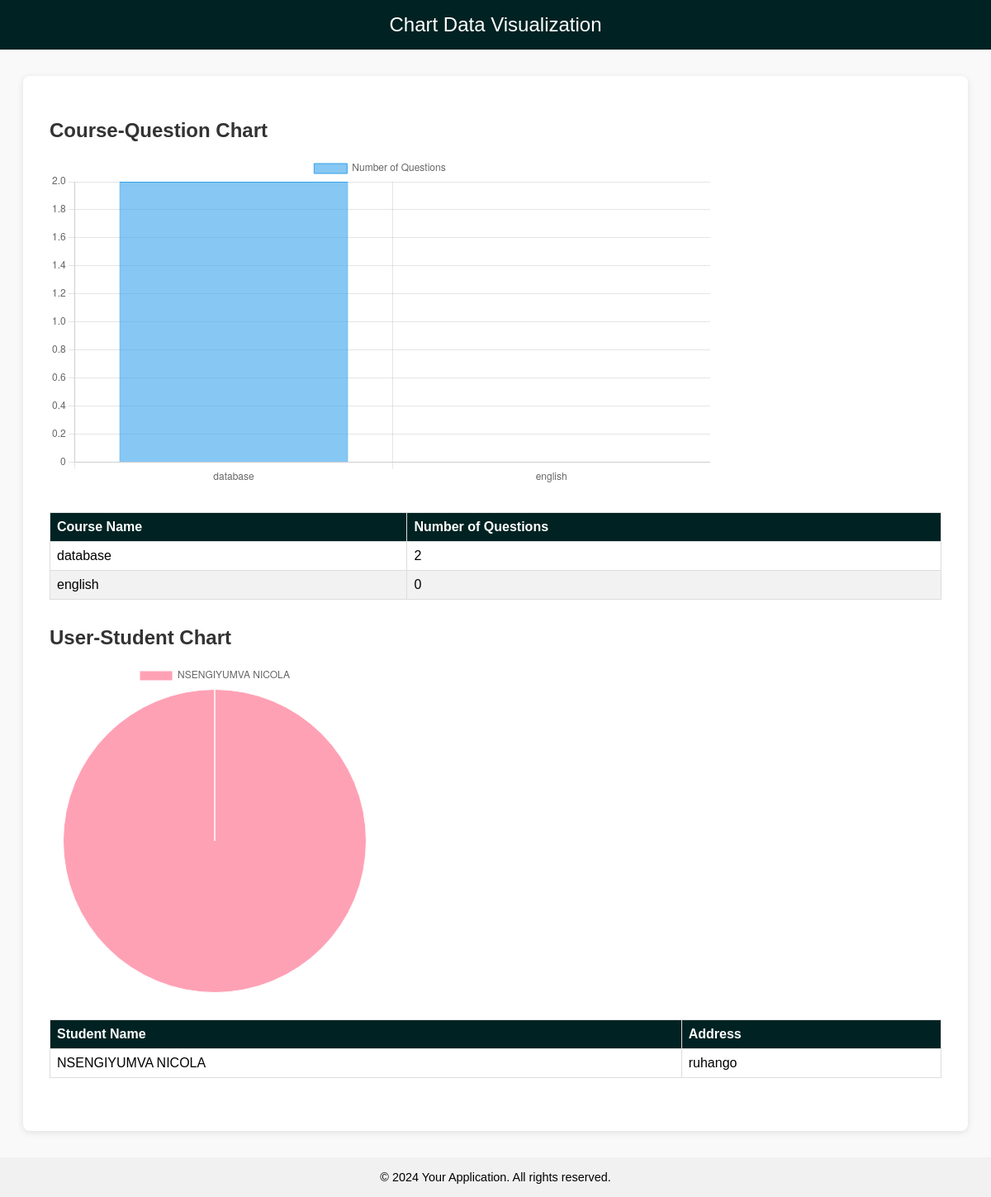
Before: /teacher/charts/ with the older database file.
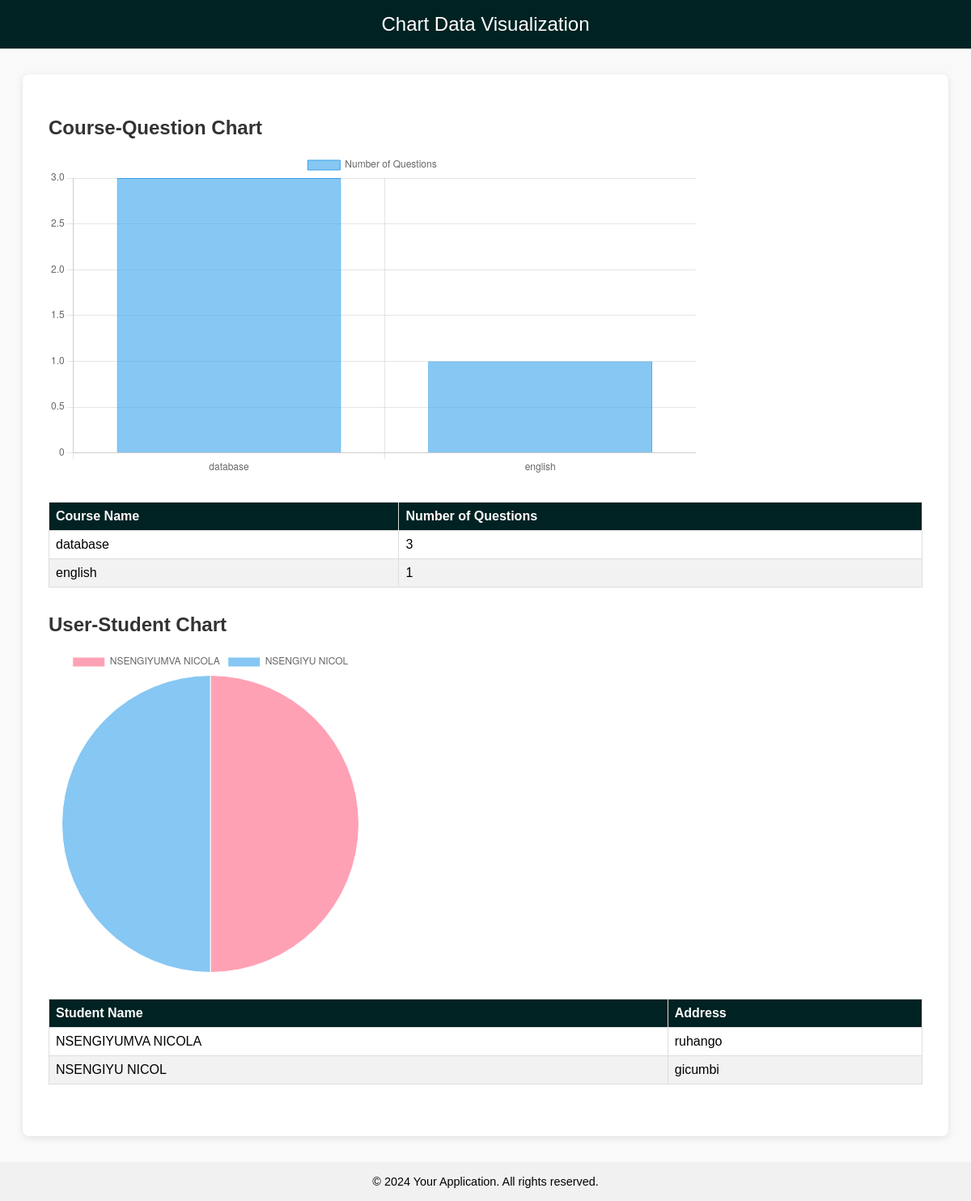
After: the same page with the newer database file.
### exam/models.py (models this page shows, shortened)
class Course(models.Model):
   course_name = models.CharField(max_length=50)
   question_number = models.PositiveIntegerField()
   total_marks = models.PositiveIntegerField()

### student/models.py (models this page shows, shortened)
class Student(models.Model):
    user=models.OneToOneField(User,on_delete=models.CASCADE)
    profile_pic= models.ImageField(upload_to='profile_pic/Student/',null=True,blank=True)
    address = models.CharField(max_length=40)
    mobile = models.CharField(max_length=20,null=False)
    @property
    def get_name(self):
        return self.user.first_name+" "+self.user.last_name

### teacher/views.py (the view)
# urls.py: path('charts/', views.charts_view, name='charts_view'),
def charts_view(request):
    courses = QMODEL.Course.objects.all()
    course_data = {
        course.course_name: course.question_set.count()
        for course in courses
    }
    students = SMODEL.Student.objects.all()
    user_data = {
        student.get_name: student.address
        for student in students
    }
    student_count = students.count()
    return render(request, 'teacher/chart_template.html', {
        'course_data': course_data,
        'user_data': user_data,
        'student_data': student_count
    })

### templates/teacher/chart_template.html (shortened to what this page needs)
<!DOCTYPE html>
<html lang="en">
<head>
</head>
<body>
    <header>Chart Data Visualization</header>
    <div class="container">
        <div class="chart-section">
            <h2>Course-Question Chart</h2>
            <div class="chart-container">
                <canvas id="courseQuestionChart"></canvas>
            </div>
            <table>
                <thead>
                    <tr>
                        <th>Course Name</th>
                        <th>Number of Questions</th>
                    </tr>
                </thead>
                <tbody>
                    {% for course_name, question_count in course_data.items %}
                    <tr>
                        <td>{{ course_name }}</td>
                        <td>{{ question_count }}</td>
                    </tr>
                    {% endfor %}
                </tbody>
            </table>
        </div>
        <div class="chart-section">
            <h2>User-Student Chart</h2>
            <div class="chart-container">
                <canvas id="userStudentChart"></canvas>
            </div>
            <table>
                <thead>
                    <tr>
                        <th>Student Name</th>
                        <th>Address</th>
                    </tr>
                </thead>
                <tbody>
                    {% for student_name, address in user_data.items %}
                    <tr>
                        <td>{{ student_name }}</td>
                        <td>{{ address }}</td>
                    </tr>
                    {% endfor %}
                </tbody>
            </table>
        </div>
    </div>
    <footer>&copy; 2024 Your Application. All rights reserved.</footer>
    <script>
        // Data for Course-Question Chart
        const courseData = {{ course_data|safe }};
        const courseNames = Object.keys(courseData);
        const questionCounts = Object.values(courseData);
        // Create Course-Question Chart
        const ctx1 = document.getElementById('courseQuestionChart').getContext('2d');
        new Chart(ctx1, {
            type: 'bar',
            data: {
                labels: courseNames,
                datasets: [{
                    label: 'Number of Questions',
                    data: questionCounts,
                    backgroundColor: 'rgba(54, 162, 235, 0.6)',
                    borderColor: 'rgba(54, 162, 235, 1)',
                    borderWidth: 1
                }]
            },
            options: {
                responsive: true,
                scales: {
                    y: {
                        beginAtZero: true
                    }
                }
            }
        });
        // Data for User-Student Chart
        const userData = {{ user_data|safe }};
        const studentNames = Object.keys(userData);
        const studentCounts = studentNames.map(() => 1); // Assuming one count per student for visualization
        // Create User-Student Chart
        const ctx2 = document.getElementById('userStudentChart').getContext('2d');
        new Chart(ctx2, {
            type: 'pie',
            data: {
                labels: studentNames,
                datasets: [{
                    label: 'Students',
                    data: studentCounts,
                    backgroundColor: [
                        'rgba(255, 99, 132, 0.6)',
                        'rgba(54, 162, 235, 0.6)',
                        'rgba(255, 206, 86, 0.6)',
                        'rgba(75, 192, 192, 0.6)',
                        'rgba(153, 102, 255, 0.6)',
                        'rgba(255, 159, 64, 0.6)'
                    ],
                    borderColor: 'rgba(255, 255, 255, 1)',
                    borderWidth: 1
                }]
            },
            options: {
                responsive: true
            }
        });
    </script>
</body>
</html>

### templates/teacher/chart_template.html (style rules this page uses)
body { font-family: Arial, sans-serif; background-color: #f9f9f9; margin: 0; padding: 0; }
header { background-color: #002222; color: white; padding: 1rem 2rem; text-align: center; font-size: 1.5rem; }
.container { width: 90%; max-width: 1200px; margin: 2rem auto; background: white; padding: 2rem; border-radius: 8px; box-shadow: 0 2px 8px rgba(0, 0, 0, 0.1); }
.chart-section { margin-bottom: 2rem; }
.chart-section h2 { margin-bottom: 1rem; font-size: 1.5rem; color: #333; }
.chart-container { width: 100%; height: 400px; margin-bottom: 2rem; }
.chart-section table { width: 100%; border-collapse: collapse; margin-bottom: 1rem; }
.chart-section table th, .chart-section table td { border: 1px solid #ddd; padding: 8px; text-align: left; }
.chart-section table th { background-color: #002222; color: white; }
.chart-section table tr:nth-child(even) { background-color: #f2f2f2; }
footer { text-align: center; padding: 1rem 0; margin-top: 2rem; background-color: #f1f1f1; font-size: 0.9rem; }

Changed rows visible on the page:
added Student: user_data "gicumbi"
Other visible differences:
chart data {{ course_data|safe }}: {'database': 2, 'english': 0} → {'database': 3, 'english': 1}
new list line: "database"
new list line: "3"
new list line: "english"
new list line: "1"
new list line: "NSENGIYU NICOL"
list line gone: "database"
list line gone: "2"
list line gone: "english"
list line gone: "0"
